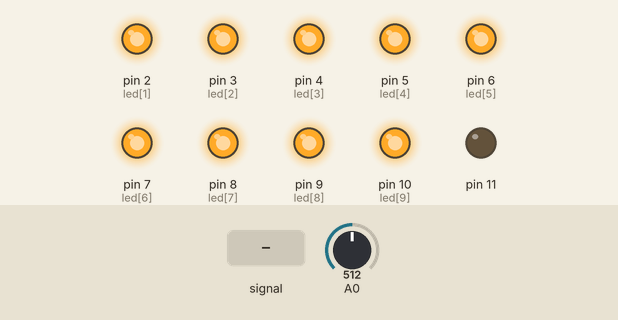
Simulated run of this sketch. Board: Arduino Uno, built with avr-gcc and run on an emulated ATmega328P. Parts: output pins drawn as LEDs (lit = HIGH). The inputs (shaded band) are chosen by the test bench; at power-on: A0 = 512.

Above: at 1.2 s.
1.3 s: A0 fed a 200 Hz sine of ±81 counts around its level
4.3 s: A0 set to 511
5.8 s: A0 set to 0
At 6.2 s:
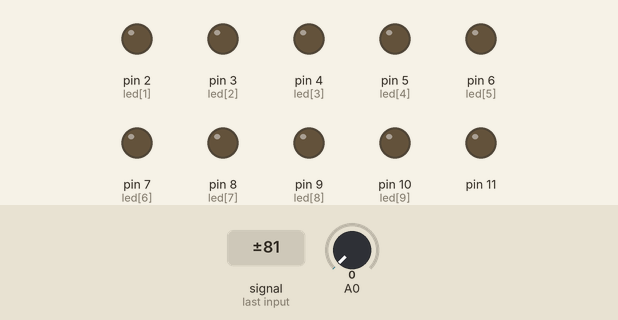
7.3 s: A0 set to 16
At 8.2 s:
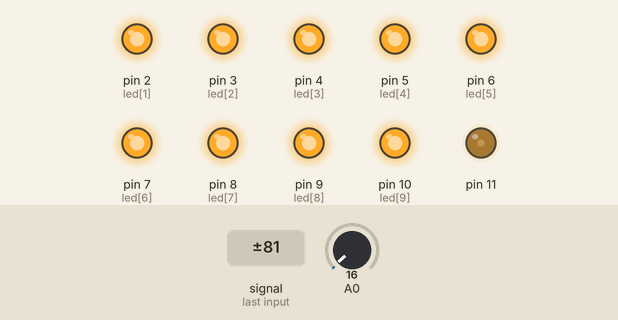
8.8 s: A0 set to 1023
At 10.0 s:
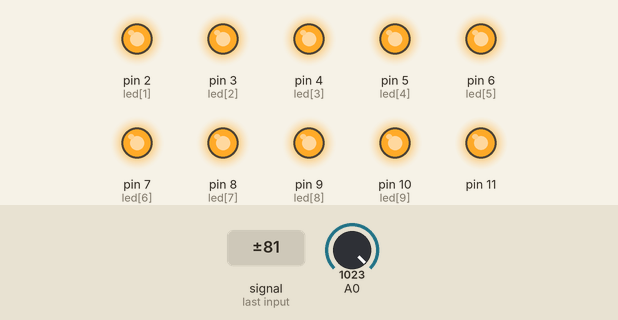
Timing chart, 0 to 11.3 s (numbered marks = the images above; inputs shaded):
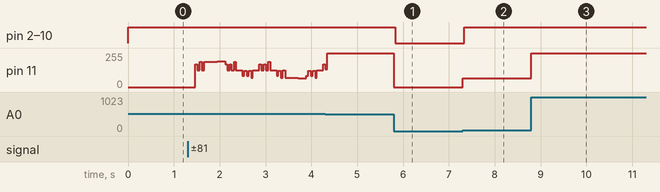

The sketch:

HzMeter_v1_0.ino
```cpp
  //HzMeter v1.0
  //Created by Matthew Mason,
  //February 2014

/*
Pin Setup:
Analog Pin  | Connected to
     0           Audio Input (+5v~)
     1           not used
     2           not used
     3           not used
     4           not used
     5           not used
Digital Pin | Connected to         |         Threshold
     0           not used
     1           not used
     2           (220-ohm Resistor)GreenLED1 +  (1)
     3           (220-ohm Resistor)GreenLED2 +  (5)
     4           (220-ohm Resistor)GreenLED3 +  (10)
     5           (220-ohm Resistor)GreenLED4 +  (15)
     6           (220-ohm Resistor)YellowLED1 + (20)
     7           (220-ohm Resistor)YellowLED2 + (25)
     8           (220-ohm Resistor)YellowLED3 + (31)
     9           (220-ohm Resistor)RedLED1 +    (38)
    10           (220-ohm Resistor)RedLED2 +    (46)
    11           Sig LED
    12           not used
    13           not used
*/
//Pin #s
  const int led[11] = {0, 2, 3, 4, 5, 6, 7, 8, 9, 10};
  int input = 0;

//Thresholds
  const int thresh1 = 2;
  const int thresh2 = 3;
  const int thresh3 = 4;
  const int thresh4 = 5;
  const int thresh5 = 6;
  const int thresh6 = 7;
  const int thresh7 = 8;
  const int thresh8 = 9;
  const int thresh9 = 10;

//Per-Light Delay System
  const int onTime = 20;
  const int onTimeLED1 = 25;
  unsigned long currentMillis = millis();
  unsigned long previousMillis[11];

//Frequency System
  unsigned long zeroCurrent = millis();
  unsigned long zeroPrev = millis();
  unsigned long freq = 0;


void setup()
  {
  for(int pinNumber = 2; pinNumber<11; pinNumber++)
    {
    pinMode(pinNumber,OUTPUT);
    digitalWrite(pinNumber, LOW);
    }
  }

void loop()
  {
  input=analogRead(A0);
  analogWrite(11,input*4);
  if(input>1)
    {
    while(input>1)
      {
      input=analogRead(A0);
      analogWrite(11,input*4);
      zeroCurrent = millis();
      freq = zeroCurrent-zeroPrev;
      if(freq<=thresh1)
        {
        }
      if(freq>thresh1)
        {
        digitalWrite(led[1], HIGH);
        previousMillis[1] = millis();
        }
      if(freq>thresh2)
        {
        for(int i=1;i<3;i++)
          {
          digitalWrite(led[i], HIGH);
          previousMillis[i] = millis();
          }
        }
      if(freq>thresh3)
        {
        for(int i=1;i<4;i++)
          {
          digitalWrite(led[i], HIGH);
          previousMillis[i] = millis();
          }
        }
      if(freq>thresh4)
        {
        for(int i=1;i<5;i++)
          {
          digitalWrite(led[i], HIGH);
          previousMillis[i] = millis();
          }
        }
      if(freq>thresh5)
        {
        for(int i=1;i<6;i++)
          {
          digitalWrite(led[i], HIGH);
          previousMillis[i] = millis();
          }
        }
      if(freq>thresh6)
        {
        for(int i=1;i<7;i++)
          {
          digitalWrite(led[i], HIGH);
          previousMillis[i] = millis();
          }
        }
      if(freq>thresh7)
        {
        for(int i=1;i<8;i++)
          {
          digitalWrite(led[i], HIGH);
          previousMillis[i] = millis();
          }
        }
      if(freq>thresh8)
        {
        for(int i=1;i<9;i++)
          {
          digitalWrite(led[i], HIGH);
          previousMillis[i] = millis();
          }
        }
      if(freq>thresh9)
        {
        for(int i=1;i<10;i++)
          {
          digitalWrite(led[i], HIGH);
          previousMillis[i] = millis();
          }
        }
      for(int i=2;i<10;i++)
        {
        currentMillis = millis();
        if(currentMillis-previousMillis[i]>onTime)
          {
          digitalWrite(led[i], LOW);
          }
        }
      currentMillis = millis();
      if(currentMillis-previousMillis[1]>onTimeLED1)
        {
        digitalWrite(led[1], LOW);
        }
      }
    }
  zeroCurrent = millis();
  freq = zeroCurrent-zeroPrev;
  if(freq<=thresh1)
    {
    }
  if(freq>thresh1)
    {
    digitalWrite(led[1], HIGH);
    previousMillis[1] = millis();
    }
  if(freq>thresh2)
    {
    for(int i=1;i<3;i++)
      {
      digitalWrite(led[i], HIGH);
      previousMillis[i] = millis();
      }
    }
  if(freq>thresh3)
    {
    for(int i=1;i<4;i++)
      {
      digitalWrite(led[i], HIGH);
      previousMillis[i] = millis();
      }
    }
  if(freq>thresh4)
    {
    for(int i=1;i<5;i++)
      {
      digitalWrite(led[i], HIGH);
      previousMillis[i] = millis();
      }
    }
  if(freq>thresh5)
    {
    for(int i=1;i<6;i++)
      {
      digitalWrite(led[i], HIGH);
      previousMillis[i] = millis();
      }
    }
  if(freq>thresh6)
    {
    for(int i=1;i<7;i++)
      {
      digitalWrite(led[i], HIGH);
      previousMillis[i] = millis();
      }
    }
  if(freq>thresh7)
    {
    for(int i=1;i<8;i++)
      {
      digitalWrite(led[i], HIGH);
      previousMillis[i] = millis();
      }
    }
  if(freq>thresh8)
    {
    for(int i=1;i<9;i++)
      {
      digitalWrite(led[i], HIGH);
      previousMillis[i] = millis();
      }
    }
  if(freq>thresh9)
    {
    for(int i=1;i<10;i++)
      {
      digitalWrite(led[i], HIGH);
      previousMillis[i] = millis();
      }
    }
  for(int i=2;i<10;i++)
    {
    currentMillis = millis();
    if(currentMillis-previousMillis[i]>onTime)
      {
      digitalWrite(led[i], LOW);
      }
    }
  currentMillis = millis();
  if(currentMillis-previousMillis[1]>onTimeLED1)
    {
    digitalWrite(led[1], LOW);
    }
  zeroPrev = millis();
  }
```

Measured:
- after the input at 5.8 s, pin 2 (led[1]), pin 3 (led[2]), pin 4 (led[3]), pin 5 (led[4]), pin 6 (led[5]), pin 7 (led[6]), pin 8 (led[7]), pin 9 (led[8]), pin 10 (led[9]): HIGH → LOW at once; pin 11: 252/255 → 0/255 at once
- after the input at 7.3 s, pin 2 (led[1]), pin 3 (led[2]), pin 4 (led[3]), pin 5 (led[4]), pin 6 (led[5]): LOW → HIGH at once; pin 7 (led[6]), pin 8 (led[7]), pin 9 (led[8]), pin 10 (led[9]): LOW → HIGH after 0.05 s; pin 11: 0/255 → 64/255 at once
- after the input at 8.8 s, pin 11: 64/255 → 252/255 at once
